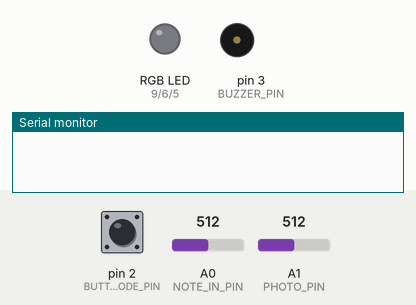
Simulated run of this sketch. Board: Arduino Uno, built with avr-gcc and run on an emulated ATmega328P. Parts: an RGB LED mixed from three pins (HIGH = lit), buzzer (waves = sounding), the last lines printed to the serial monitor. The inputs (shaded band) are chosen by the test bench; at power-on: pin 2 (BUTTON_MODE_PIN) LOW, A0 (NOTE_IN_PIN) = 512, A1 (PHOTO_PIN) = 512.

Above: at 1.2 s.
1.3 s: pin 2 (BUTTON_MODE_PIN) pulled HIGH for 1 s
At 2.9 s:
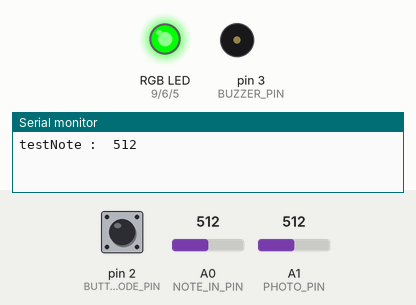
4.0 s: pin 2 (BUTTON_MODE_PIN) pulled HIGH for 3.2 s
At 7.8 s:
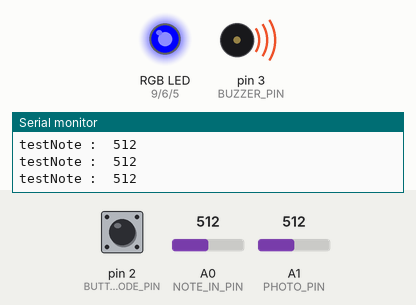
8.7 s: A0 (NOTE_IN_PIN) set to 54
At 9.2 s:
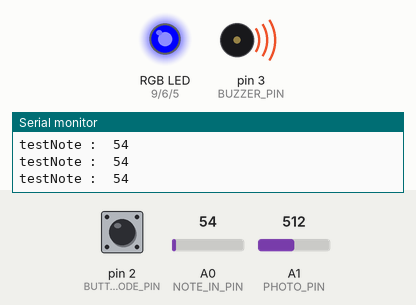
10.2 s: A0 (NOTE_IN_PIN) set to 45
At 10.7 s:
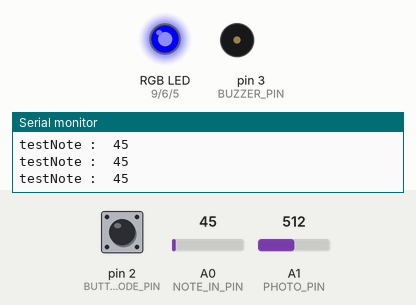
11.7 s: A0 (NOTE_IN_PIN) set to 122
At 12.9 s:
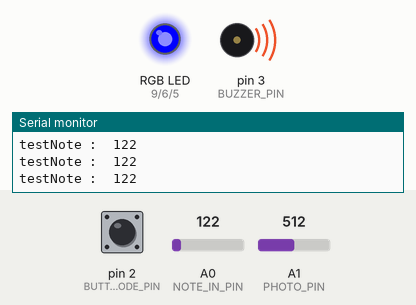
13.2 s: A0 (NOTE_IN_PIN) set to 6
At 14.2 s:
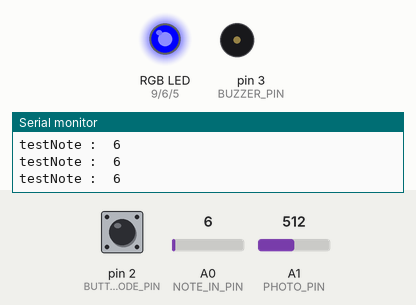
Timing chart, 0 to 15.7 s (numbered marks = the images above; inputs shaded):
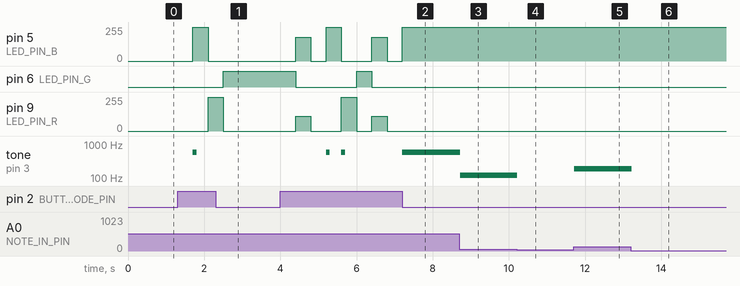

Measured:
- the behaviour switches between 50 and 49 on A0 (NOTE_IN_PIN) (found by bisection; images 3 and 4)
- after the input at 1.3 s, pin 5 (LED_PIN_B): 0/255 → 255/255 after 0.40 s, → 0/255 0.40 s later; pin 6 (LED_PIN_G): LOW → HIGH after 1.2 s; pin 9 (LED_PIN_R): 0/255 → 255/255 after 0.80 s, → 0/255 0.40 s later; tone on pin 3 (BUZZER_PIN): silent → 578 Hz after 0.40 s, → silent 0.10 s later
- after the input at 4.0 s, pin 5 (LED_PIN_B): 0/255 → 177/255 after 0.40 s, → 0/255 0.40 s later, → 255/255 0.40 s later, → 0/255 0.40 s later, … (7 changes in this stretch); pin 6 (LED_PIN_G): HIGH → LOW after 0.40 s, → HIGH 1.6 s later, → LOW 0.40 s later
- after the input at 8.7 s, tone on pin 3 (BUZZER_PIN): 578 Hz → 120 Hz at once
- after the input at 10.2 s, tone on pin 3 (BUZZER_PIN): 120 Hz → silent at once
- after the input at 11.7 s, tone on pin 3 (BUZZER_PIN): silent → 188 Hz at once
- after the input at 13.2 s, tone on pin 3 (BUZZER_PIN): 188 Hz → silent at once

The sketch:

EBBY_CART_360_ETUDE_4.ino
```cpp
/**********************ETUDE 4 CART 360 2018*******************************
   WELCOME! IN THIS ETUDE WE WILL USE TIMERS & COMPUTE A RUNNING AVERAGE FOR PHOTOCELL
   THE PURPOSE OF THIS EXERCISE IS EXTEND ETUDE_3 WITH THE FOLLOWING FUNCTIONALITY:
   1/ WE WILL CHANGE THE RECORD MODE SUCH THAT IT NOT ONLY RECORDS THE NOTE BUT THE DURATION THAT NOTE WAS PRESSED AS WELL
   WE WILL ALLOW A USER TO HOLD DOWN A BUTTON FOR A MAXIMUM OF 5 SECONDS
   2/ WE WILL ADD A PHOTOCELL TO INCORPORATE FREQUENCY MODULATION - WHEN YOU PRESS A BUTTON AND AFFECT THE PHOTOCELL,
   THE FREQUENCY WILL CHANGE
   3/ IN RECORD MODE -YOU WILL PLAY THE NOTE LIVE WITH THE LIVE VALUE OF THE PHOTOCELL, IN PLAYBACK YOU WILL USE THE AVERAGE
   PHOTOCELL VALUE AS AN OFFSET TO THE FREQUENCY
   4/ WE WILL HAVE A NEW PLAYMODE WHICH WILL PLAYBACK THE FREQUENCY+AVERAGE PHOTO VAL AND THE DURATION ASSOCIATED WITH THE NOTE
   5/ ADDITIONALLY, IN PLAYBACK, THE LED BRIGHTNESS & COLOUR WILL CHANGE ACCORDING TO THE NOTE VALUE
   6/ RE-IMPLEMENT THE LIVE MODE TO INCORPORATE THE PHOTOCELL VALUE
   PLEASE NOTE:: THE OTHER NEW FUNCTIONS(BESIDES 6/) TO IMPLEMENT ARE AT THE BOTTOM OF THE CODE...


   PLEASE FOLLOW THE INSTRUCTIONS IN THE COMMENTS:
   DO NOT ADD ANY MORE FUNCTION DEFINITIONS
   ONLY IMPLEMENT THE FUNCTION DEFINITIONS SUPPLIED
   THERE IS NO NEED TO ADD ANY NEW VARIABLES OR CONSTANTS
   PROVIDE COMMENTS FOR ANY OF THE CODE IMPLEMENTED
   GOOD LUCK!
*/
/**** CONSTANTS ********************************************************/

#define BUTTON_MODE_PIN 2 // Button to change the mode

// constants for RGB LED
#define LED_PIN_R 9 // R PIN
#define LED_PIN_G 6 // G PIN
#define LED_PIN_B 5 // B PIN

// constant for note in (button-resistor ladder on breadboard)
# define NOTE_IN_PIN A0

//constant for max number of notes in array
#define MAX_NOTES 16

// a constant for duration
const int duration = 200;

// constant for pin to output for buzzer
#define BUZZER_PIN 3 // PWM

// constant for input from photo cell
#define PHOTO_PIN A1

// constant for size of running samples array (for averging)
#define RUNNING_SAMPLES 16

// max pressing time
const int MAX_PRESS_TIME = 5000;

/******** VARIABLES *****************************************************/
// counter for how many notes we have
int countNotes = 0;
// array to hold the notes played (for record/play mode)
int notes [MAX_NOTES];
int mode = 0; // start at off
/******** VARIABLES FOR ETUDE 4 *****************************************************/
// NEW FOR ETUDE 4: array to hold durations
// will be a parallel array to the notes array -
// meaning that at index 0 of notes[] is stored the 1st frequency, and at index 0 of
// the durations array  is stored the 1st duration for THAT note....
int durations [MAX_NOTES];

// boolean to determine if a note button was being pressed:
boolean activeNoteButton = false;

// keep track of the active frequency
int activeFrequency = 0;

// keep track of offset Freq generated by the photocell
int offsetFrequency = 0;

// keep track of average Freq generated by the photocell
int averageOffsetFreq = 0;

// timer vars
unsigned long timePassed;
unsigned long startTime;

// var to hold the note pressed
int testNote;
int peakNote = 0;

// vars for averageing
int runningAverageBuffer[RUNNING_SAMPLES];
int nextCount = 0;

/*************************************************************************/


/**********************SETUP() DO NOT CHANGE*******************************/
// Declare pin mode for the single digital input
void setup()
{
  pinMode(BUTTON_MODE_PIN, INPUT);

  Serial.begin(9600);
}

/**********************LOOP() DO NOT CHANGE *******************************
   INSTRUCTIONS:
   There is NO NEED to change the loop - it establishes the flow of the program
   We call here 3 functions repeatedly:
   1: chooseMode(): this function will determine the mode that your program is in
   based on if the button (linked to the BUTTON_MODE_PIN) was pressed
   2: setRGB(): will set the color of the RGB LED based on the value of the mode variable
   3: selectMode(): will determine which function to call based on the value of the mode variable

**************************************************************************/
void loop()
{
  chooseMode();
  setRGB();
  selectMode();
}
/******************CHOOSEMODE() *********************************
   INSTRUCTIONS:
   Read the value from the Button (linked to the BUTTON_MODE_PIN) and
   if is being pressed then change the mode variable.
   REMEMBER:
   mode == 0 is reset
   mode == 1 is live
   mode == 2 is record
   mode == 3 is play
   mode == 4 is loopMode
   Every time the user presses the button, the program will go to the next mode,
   once it reaches 4, it should go back to mode == 0.
   (i.e. if mode ==2 and we press, then mode ==3) ...
**************************************************************************/
void chooseMode() {
  if (digitalRead(BUTTON_MODE_PIN) == HIGH)
  {
    delay(400);
    if (mode < 4) mode++;
    else mode = 0;
  }
}

/******************SETRGB()*********************************************
   INSTRUCTIONS:
   Depending on the value of the mode variable:
   if the mode is 0 - RGB LED IS OFF
   if the mode is 1 - RGB LED IS BLUE
   if mode is 2 - RGB LED IS RED
   if mode is 3 - RGB LED IS GREEN
   if mode is 4 - RGB LED iS PURPLE
   YOU MUST USE A SWITCH CASE CONSTRUCT (NOT A SERIES OF IF / ELSE STATEMENTS
**************************************************************************/
void setRGB()
{
  switch (mode)
  {
    case 0:
      {
        analogWrite(LED_PIN_R, 0);   // Turn on the LED -R
        analogWrite(LED_PIN_G, 0);   // Turn on the LED -G
        analogWrite(LED_PIN_B, 0);   // Turn on the LED -B
        break;
      }
    case 1:
      {
        analogWrite(LED_PIN_R, 0);   // Turn on the LED -R
        analogWrite(LED_PIN_G, 0);   // Turn on the LED -G
        analogWrite(LED_PIN_B, 255);   // Turn on the LED -B
        break;
      }
    case 2:
      {
        analogWrite(LED_PIN_R, 255);   // Turn on the LED -R
        analogWrite(LED_PIN_G, 0);   // Turn on the LED -G
        analogWrite(LED_PIN_B, 0);   // Turn on the LED -B
        break;
      }
    case 3:
      {
        analogWrite(LED_PIN_R, 0);   // Turn on the LED -R
        analogWrite(LED_PIN_G, 255);   // Turn on the LED -G
        analogWrite(LED_PIN_B, 0);   // Turn on the LED -B
        break;
      }

    case 4:
      {
        analogWrite(LED_PIN_R, 110);   // Turn on the LED -R
        analogWrite(LED_PIN_G, 0);   // Turn on the LED -G
        analogWrite(LED_PIN_B, 177);   // Turn on the LED -B
        break;
      }
    default:
      {
        // do nothing
        break;
      }
  }
}
/**********************SELECTMODE() *******************************
   INSTRUCTIONS:
   There is NO NEED to change this function - it selects WHICH function should run based on the mode variable
   There are 4 possibilities
   1: reset(): this function will reset any arrays etc, and will do nothing else
   2: live(): this function will play the corresponding notes
   to the user pressing the respective buttons.
   NOTE:: the notes played are NOT stored
   3: record(): this function will play the corresponding notes
   to the user pressing the respective buttons
   AND will STORE up to 16 consecutive notes in an array.
   4: play(): this function will playback any notes stored in the array that were recorded
   in the previous mode
   5: loopMode(): this function will playback any notes stored in the array that were recorded,
   BUT unlike the previous mode, you can choose in which sequence the notes are played.
   REQUIRED: only play notes from the array (no live stuff)

******************************************************************************/
void selectMode()
{
  if (mode == 0) {
    reset();
  }
  else if (mode == 1) {
    live();
  }
  else if (mode == 2) {
    //record();
    /******NEW*********/
    recordWithDuration();
  }

  else if (mode == 3) {
    //play();
    /******NEW*********/
    playWithDuration();
  }

  else if (mode == 4) {
    loopMode();
  }
}
/******************RESET() **************************************
   INSTRUCTIONS:
   this function should ensure that any notes recorded are no longer available
**************************************************************************/
void reset()
{
  countNotes = 0;

}
/******************LIVE()  - RE-IMPLEMENT **************************************
   INSTRUCTIONS:
   this function will play the corresponding notes
   to the user pressing the respective buttons
   NOTE:: the notes played are NOT stored
   SO: you need read in the input from the analog input (linked to the button-resistor ladder combo)
   ALSO - get the value of the photo cell and combine it with the note frequency
   THEN - output the note to the buzzer using the tone() function, as 3rd argument
   make the duration value == to 100
**************************************************************************/
void live()
{
  // IMPLEMENT live()
  /* Elio */
  offsetFrequency = getPhotoFrequency();

  /* ----- EBBY's stuff ----- */
  testNote = analogRead(NOTE_IN_PIN);

  Serial.print("testNote :  ");
  Serial.println(testNote);
  if (testNote < 50) {
    noTone(BUZZER_PIN);
  } else if (testNote) {
    tone (BUZZER_PIN, (testNote + offsetFrequency), 100);
  }


  // output sound

}

/******************LOOPMODE(): DONE************************************
   INSTRUCTIONS:
   this function will playback any notes stored in the array that were recorded
   in the previous mode
   SO: you need to go through the array of values (be careful - the user may not have put in MAX_NOTES)
   READ values IN ANY ORDERING (You MUST use the array - but you can determine your own sequence)
   AND output each note to the buzzer using the tone() function
   ALSO: as long as we are in this mode, the notes are played over and over again
   BE CAREFUL: make sure you allow for the user to get to another mode from the mode button...
**************************************************************************/
void loopMode()
{
  for (int i = 0; i < countNotes; i++)
  {
    /* https://www.arduino.cc/en/Reference/Tone */
    tone(BUZZER_PIN, notes[i], duration);
    delay(duration); // wait for tone to finish
    //check if mode button is pressed
    if (digitalRead(BUTTON_MODE_PIN) == HIGH) {
      break;
    }
  }
  for (int i = countNotes - 1; i >= 0; i--)
  {
    /* https://www.arduino.cc/en/Reference/Tone */
    tone(BUZZER_PIN, notes[i], duration);
    delay(duration); // wait for tone to finish
    //check if mode button is pressed
    if (digitalRead(BUTTON_MODE_PIN) == HIGH) {
      break;
    }
  }
}

/******************RECORDWITHDURATION(): IMPLEMENT *********************************
   INSTRUCTIONS:
   this function will play the corresponding notes
   to the user pressing the respective buttons
   AND will STORE up to 16 consecutive notes in an array.
   It will ALSO use a timer to keep track of how long the current note button has been pressed
   It will ALSO sample the photocell value to be used live as well as well as calling the function to calculate
   the running average of the photocell value
   SO:I have implemented a basic framework for you to follow - the basic state machine.
   YOUR JOB is to implement the NEW functions that get called within the framework...
**************************************************************************/
void recordWithDuration()
{
  // to handle a little bit of noise
  int theAdjuster = 8;
  // check we have not stored more than 16 notes
  if (countNotes < MAX_NOTES)
  {
    // read in the value from button press
    testNote = analogRead(NOTE_IN_PIN);
    /*** STATE A::: *******************************************
        IF the testNote is > min AND the timer has not reached 5 secs:
        This means we are pressing on a note button
    */
    if (testNote > theAdjuster && (timePassed < MAX_PRESS_TIME)) {
      /*** STATE AA::: *******************************************
          IF the boolean is false it means we have just started to press the button
          YOU now need to implement the function below which will set up all things
          required to have a new timer
      */
      if (activeNoteButton == false)
      {
        /*** FUNCTION TO IMPLEMENT ***/
        startUpTimer();

      }
      /*** STATE AA::: *******************************************
           IF the boolean is true it means we are continuing to press the button
           YOU now need to implement the function below which will allow for
           1/ timer to be updated
           2/ get the photoCell Value
           3/ get the current running average
      */
      else
      { // update the timer
        /*** EBBY HAS IMPLEMENTED THE FUNCTION ***/
        updateTimer();
        /*** EBBY HAS IMPLEMENTED THE FUNCTION ***/
        offsetFrequency = getPhotoFrequency();
        /*** EBBY HAS IMPLEMENTED THE FUNCTION ***/
        playCurrentNote();
        /*** FUNCTION TO IMPLEMENT ***/
        averageOffsetFreq = getRunningAverage(getPhotoFrequency());
      }
    }
    /*** STATE B::: *******************************************
       IF the testNote is > min AND the timer HAS reached 5 secs:
       then WRITE the code to turn OFF the buzzer.
    */
    else if (testNote > theAdjuster && (timePassed > MAX_PRESS_TIME))
    {
      // WRITE the code to turn OFF the buzzer

      noTone(BUZZER_PIN);

    }
    /*** STATE C::: *******************************************
       IF the testNote is < min AND the boolean is true
       this means we have STOPPED pressing the button
       YOU: need to implement the function to update the arrays etc
    */
    else if ((testNote <= theAdjuster && activeNoteButton == true) ) {
      /*** FUNCTION TO IMPLEMENT ***/
      updateArraysWithNoteAndTimings();
    }


  }

}

/******************STARTUPTIMER(): IMPLEMENT *********************************
   INSTRUCTIONS:
   this function will set all required variables to reset the timer
**************************************************************************/
void startUpTimer()
{
  //IMPLEMENT

  startTime = millis();
  activeNoteButton = true;


}
/******************UPDATETIMER(): IMPLEMENT *********************************
   INSTRUCTIONS:
   this function will update the current timer
**************************************************************************/
void updateTimer()
{
  //IMPLEMENT

  timePassed = millis() - startTime;

  //  Serial.print("TP:    ");
  //  Serial.println(timePassed);

}
/******************PLAYCURRENTNOTE(): IMPLEMENT *********************************
   INSTRUCTIONS:
   this function will play the current note being pressed in RecordDuration mode
   and the frequency should be note value + offset from photocell
   add as the 3rd parameter to the tone() a duration of 100
**************************************************************************/
void playCurrentNote()
{
  //IMPLEMENT
  /* ----- EBBY's stuff ----- */
  testNote = analogRead(NOTE_IN_PIN);
  if ( testNote > peakNote) peakNote = testNote;
  if (peakNote < 10) {
    noTone(BUZZER_PIN);
  } else if (peakNote) {
    tone (BUZZER_PIN, (peakNote + offsetFrequency), 100);
  }

}
/******************UPDATEARRAYSWITHNOTEANDTIMINGS(): IMPLEMENT *********************************
   INSTRUCTIONS:
   this function will handle the case where the note is no longer being pressed:
   you need to update the arrays
   NOTE: please for the note value  - combine with the running average val from the photocell
   reset the necessary booleans
   reset any counters
**************************************************************************/
void updateArraysWithNoteAndTimings()
{
  //IMPLEMENT
  if (timePassed > MAX_PRESS_TIME) {
    timePassed = MAX_PRESS_TIME;
  }
  notes [countNotes] = peakNote + averageOffsetFreq ;
//  Serial.print("NOTES:    ");
//  Serial.println(notes [countNotes]);
  durations [countNotes] = timePassed;
  activeNoteButton = false;
  countNotes ++;
  peakNote = 0;
  timePassed = 0;
  if (countNotes >= 16) {
    countNotes = 0;
  }

}
/******************GETPHOTOFREQUENCY(): IMPLEMENT *********************************
   INSTRUCTIONS:
   this function will get input from the photocell
   please scale and return the value accordingly
**************************************************************************/
int getPhotoFrequency()
{
  //IMPLEMENT"ED"
  int x = analogRead(PHOTO_PIN);
  //  Serial.print(x);
  x = map(x, 0, 850, 0, 110);
  //  Serial.print("  mapped :  ");
  //  Serial.println(x);
  return x;
}

/******************GETRUNNINGAVERAGE(): IMPLEMENT *********************************
   INSTRUCTIONS:
   this function should compute the running average of the photcell value (returned from the
   getPhotoFrequency() function).
**************************************************************************/
int getRunningAverage(int rawSenseVal)
{
  //IMPLEMENT
  runningAverageBuffer[nextCount] = rawSenseVal;
  nextCount++;
  if (nextCount >= RUNNING_SAMPLES)
    nextCount = 0;
  int currentSum = 0;
  for (int i = 0; i < RUNNING_SAMPLES; i++) {
    currentSum += runningAverageBuffer[i];
  }
  int avr = currentSum / RUNNING_SAMPLES;
  //  avr = constrain(avr, 0, 255);
  //  Serial.print("AVR :  ");
  //  Serial.println(avr);
  return avr;
  delay(100);

}
/******************COLORLED(): IMPLEMENT *********************************
   INSTRUCTIONS:
   this function will change the color of the led (in playback mode) to have the brightness
   adjusted according to the frequency of the note being played (range : 0-255)
**************************************************************************/
void colorLED(int col)
{
  analogWrite(LED_PIN_R, 0);   // Turn on the LED -R
  analogWrite(LED_PIN_G, col);   // Turn on the LED -G
  analogWrite(LED_PIN_B, 0);   // Turn on the LED -B

}
/******************PLAYWITHDURATION(): IMPLEMENT *********************************
   INSTRUCTIONS:
   this function will got through the notes array and play back the note and
   its corresponding duration value.
   NOTE: we have not implemented any case/code for pauses  - this can be a fixed value
   ALSO: call the function to change the color of the LED using the correct argument.
   ALSO: note that the mode button will not be super responsive UNLESS you press the button
   continuously - that is ok for this etude.
**************************************************************************/
void playWithDuration()
{
  //IMPLEMENT
  int smidgen = 110;
  for (int i = 0; i < countNotes; i++) {
    if (digitalRead(BUTTON_MODE_PIN) == HIGH) {
      break;
    }
    tone(BUZZER_PIN, notes [i] , durations [i]);
    colorLED(map(notes [i],200 ,1124, 0, 254));
    delay (durations [i] + smidgen);
    //check if mode button is pressed

  }
}

/******************PLAY(): SOLUTION: ETUDE_2 ************************************
   INSTRUCTIONS:
   this function will playback any notes stored in the array that were recorded
   in the previous mode
   SO: you need to go through the array of values (be careful - the user may not have put in MAX_NOTES)
   READ each value IN ORDER
   AND output each note to the buzzer using the tone() function
   ALSO: as long as we are in this mode, the notes are played over and over again
   BE CAREFUL: make sure you allow for the user to get to another mode from the mode button...
**************************************************************************/
void play()
{

  for (int i = 0; i < countNotes; i++)
  {
    /* https://www.arduino.cc/en/Reference/Tone */
    tone(BUZZER_PIN, notes[i], duration);
    delay(duration); // wait for tone to finish
    //check if mode button is pressed
    if (digitalRead(BUTTON_MODE_PIN) == HIGH) {
      break;
    }
  }
}
/******************RECORD(): SOLUTION_ETUDE_2 **********************************
   INSTRUCTIONS:
   this function will play the corresponding notes
   to the user pressing the respective buttons
   AND will STORE up to 16 consecutive notes in an array.
   SO:you need read in the input from the analog input (linked to the button-resistor ladder combo)
   AND - output the note to the buzzer using the tone() function
   THEN store that note in the array  - BE CAREFUL - you can only allow for up to MAX_NOTES to be stored
********************************************************************************/
void record()
{

  if (countNotes < MAX_NOTES)
  {
    // add a note to the array if have a value
    int testNote = analogRead(NOTE_IN_PIN);
    if (testNote > 0)
    {
      notes[countNotes] = testNote; // possible vals?
      tone(BUZZER_PIN, notes[countNotes], duration);
      delay(duration); // wait for tone to finish
      countNotes++;
      delay(100);


    }

  }
}
/*********************************************************************************/
```
